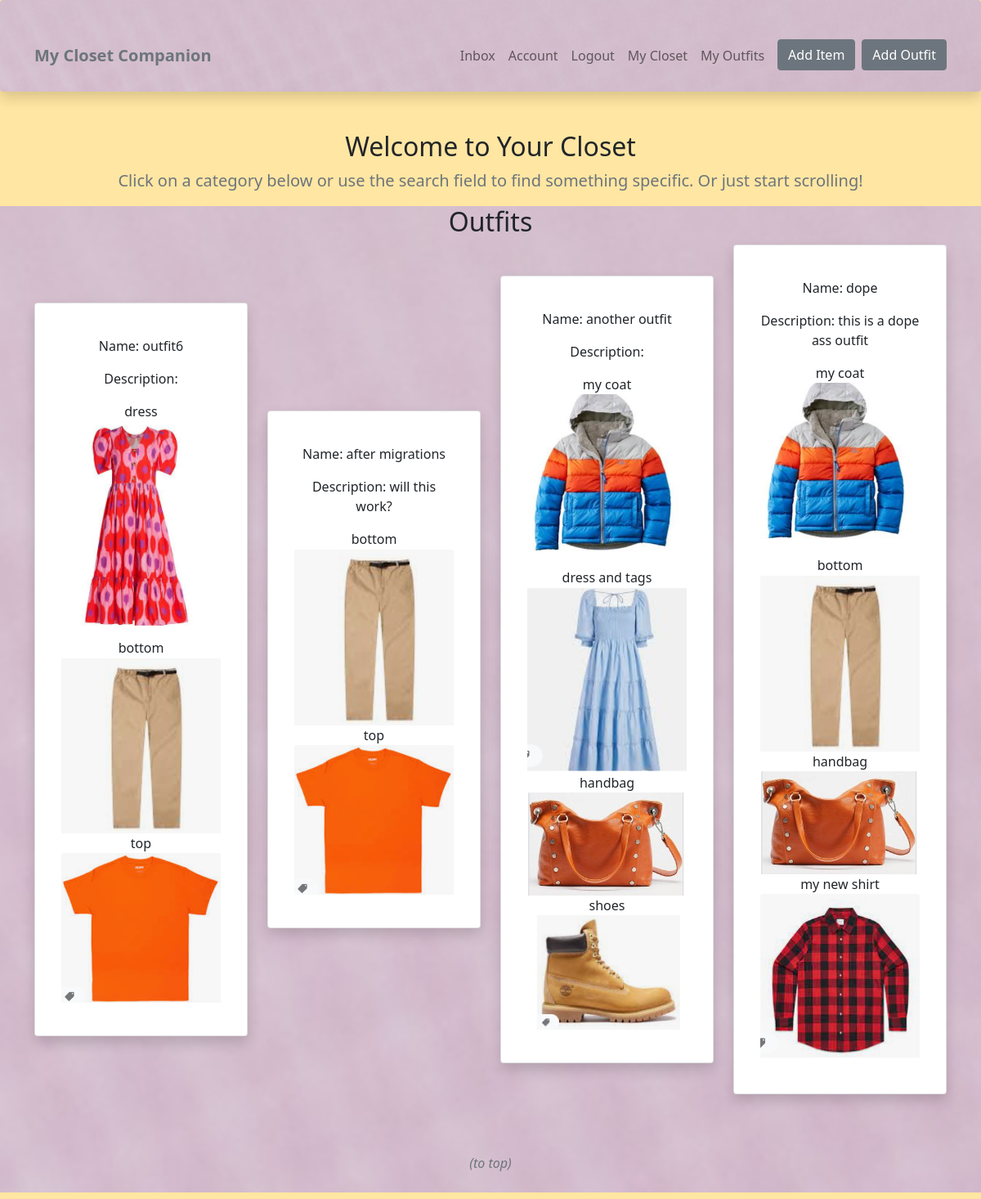
Screenshot of /wardrobe/outfits (signed in) with the database file from the repository.
### wardrobe/models.py (models this page shows, shortened)
class Outfit(models.Model):
    owner = models.ForeignKey(Profile, null=True, blank=True, on_delete=models.SET_NULL)
    items= models.ManyToManyField(Item)
    name = models.CharField(max_length=100)
    description = models.TextField(max_length=300, blank=True, null=True)

class Item(models.Model):
    top = 'top'
    bottom = 'bottom'
    dress = 'dress'
    shoe = 'shoe'
    outerwear = 'outerwear'
    handbag = 'handbag'
    other = 'other'
    item_type = [
        (top, 'top'),
        (bottom, 'bottom'),
        (dress, 'dress'),
        (shoe, 'shoe'),
        (outerwear, 'outerwear'),
        (handbag, 'handbag'),
        (other, 'other'),
    ]
    owner = models.ForeignKey(Profile, null=True, blank=True, on_delete=models.CASCADE)
    name = models.CharField(max_length=100)
    description = models.TextField(max_length=300, blank=True, null=True)
    type = models.CharField(max_length=100, choices = item_type, default=shoe)
    image = models.ImageField(upload_to="images", default='itemdefault.jpg')
    sell = models.BooleanField(default=False)
    price = models.DecimalField(max_digits=7, decimal_places=2, blank=True, null=True)
    tags = models.ManyToManyField('Tag', blank=True)
    created = models.DateTimeField(auto_now_add=True)
    id = models.UUIDField(default=uuid.uuid4, unique=True, primary_key=True, editable=False)

### wardrobe/views.py (the view)
# urls.py: path('outfits', views.outfits, name='outfits'),
@login_required(login_url="login")
def outfits(request):
    profile = request.user.profile
    outfits = profile.outfit_set.all()
    context = {'outfits': outfits}
    return render(request, 'wardrobe/outfits.html', context)

### wardrobe/templates/wardrobe/outfits.html (shortened to what this page needs)
{% extends 'main.html' %}
{% load static %}
{% block content %}
  <div class="container-lg">
    <div class="text-center">
      <h2>Welcome to Your Closet</h2>
      <p class="lead text-muted">Click on a category below or use the search field to find something specific. Or just start scrolling!</p>
    </div>
  </div>
  <section id="outfits" class="bg-light texture">
    <div class="container-lg">
      <div class="text-center">
        <h2>Outfits</h2>
      </div>
      <div class="row my-2 align-items-center justify-content-center">
      {% for outfit in outfits %}
        <div class="col-8 col-lg-4 col-xl-3 mb-3">
          <div class="card-group">
            <div class="card shadow p-3 mb-5 bg-body rounded">
              <div class="card-body text-center py-4">
                <p>Name: {{outfit.name}}</p>
                <p>Description: {{outfit.description}}</p>
                {% for item in outfit.items.all %}
                    {% if item.type == "top" %}
                        {{item.name}}
                        <img src="{{item.image.url}}" class="card-img-top">
                    {% endif %}
                    {% if item.type == "bottom" %}
                        {{item.name}}
                        <img src="{{item.image.url}}" class="card-img-top">
                    {% endif %}
                    {% if item.type == "dress" %}
                        {{item.name}}
                        <img src="{{item.image.url}}" class="card-img-top">
                    {% endif %}
                    {% if item.type == "shoe" %}
                        {{item.name}}
                        <img src="{{item.image.url}}" class="card-img-top">
                    {% endif %}
                    {% if item.type == "outerwear" %}
                        {{item.name}}
                        <img src="{{item.image.url}}" class="card-img-top">
                    {% endif %}
                    {% if item.type == "handbag" %}
                        {{item.name}}
                        <img src="{{item.image.url}}" class="card-img-top">
                    {% endif %}
                {% endfor %}
              </div>
            </div>
          </div>
        </div>
      {% endfor %}
      <a class="nav-link text-center" href="#"><p class="fst-italic fw-light text-muted">(to top)</p></a>
      </div>
    </div>
  </section>
{% endblock %}

### static/css/wardrobe.css (style rules this page uses)
body { background-color: #ffe6a2 }
.texture { background-image: url('/static/images/texture1.png'); background-repeat: no-repeat; background-size: cover; }

### rows the page displays
Outfit: name "outfit6"
Item: name "dress", image (picture)
Item: name "bottom", image (picture)
Item: name "top", image (picture)
Outfit: name "after migrations", description "will this work?"
Outfit: name "another outfit"
Item: name "my coat", image (picture)
Item: name "dress and tags", image (picture)
Item: name "handbag", image (picture)
Item: name "shoes", image (picture)
Outfit: name "dope", description "this is a dope ass outfit"
Item: name "my new shirt", image (picture)
